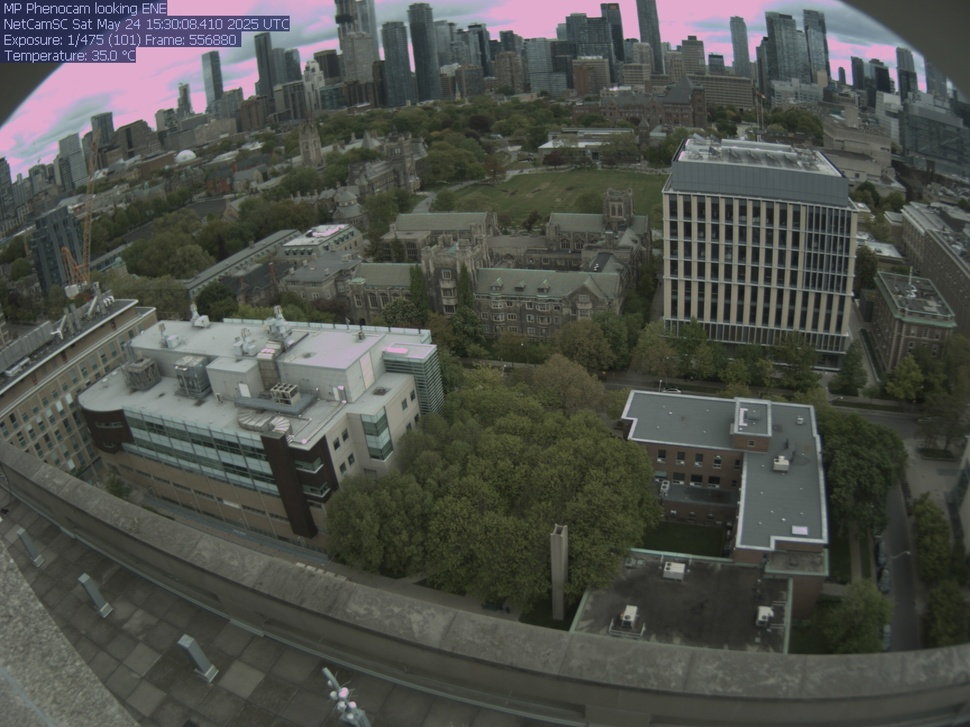
#> input picture data/phenocam/UT1_reference.jpg, 970 x 727 px, shrunk from 2592 x 1944 before the run
$ python -i utils.py   (imports and definitions only)
#> lines starting #> are read from the running program, lines starting #| are printed output that depends on the picture
#> further down, picture is the input picture: shape (727, 970, 3); mean B, G, R 74.7, 80.1, 77.9
"""Config and small image helpers shared by the camera/ scripts."""

from pathlib import Path

import cv2
import numpy as np
import pandas as pd
import yaml

ROOT = Path(__file__).resolve().parents[1]
_cfg_file = ROOT / "config.local.yaml"          # your own copy of config.yaml, not in git
# [1 line not run here, left out]


# [9 lines left out: function path, not called in this run]

# [1 line that did not run here, left out]
# [1 line that did not run here, left out]
# [1 line that did not run here, left out]


# [8 lines that did not run here, left out]


def apply_clahe(img_bgr):
    lab = cv2.cvtColor(img_bgr, cv2.COLOR_BGR2LAB)
#> lab: shape (727, 970, 3); mean of channels 0, 1, 2 84.9, 125.9, 131.2
    l, a, b = cv2.split(lab)
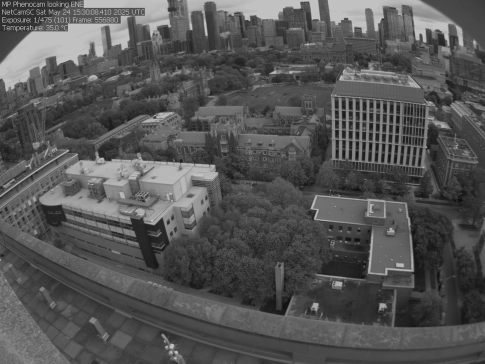
#> l: shape (727, 970) (shown at 1/2 size); min 7, max 221, mean 84.9
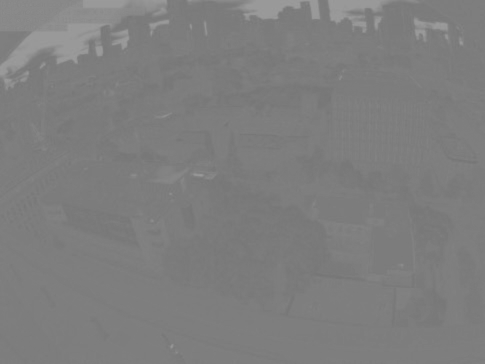
#> a: shape (727, 970) (shown at 1/2 size); min 116, max 157, mean 125.9
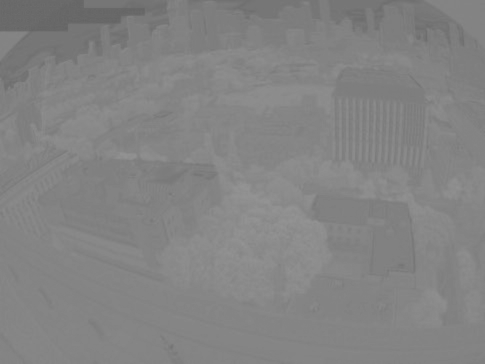
#> b: shape (727, 970) (shown at 1/2 size); min 99, max 149, mean 131.2
    l = cv2.createCLAHE(clipLimit=3.0, tileGridSize=(8, 8)).apply(l)
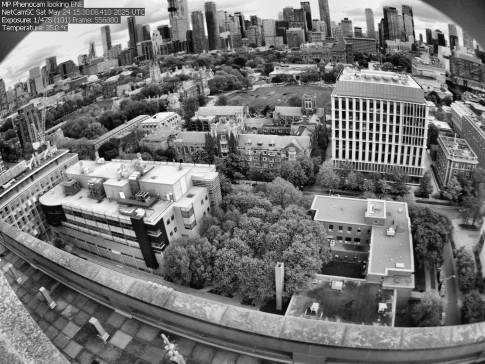
#> l: shape (727, 970) (shown at 1/2 size); min 1, max 253, mean 115.8
    return cv2.cvtColor(cv2.merge((l, a, b)), cv2.COLOR_LAB2BGR)
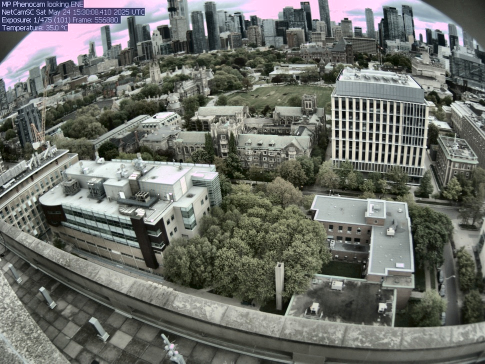
#> returned value: shape (727, 970, 3) (shown at 1/2 size); mean B, G, R 105.1, 111.1, 108.3


def edge_density(img_bgr, clahe=True):
    """Fraction of Canny edge pixels. Low values = fog, blur, dark or blank frames."""
    proc = apply_clahe(img_bgr) if clahe else img_bgr
    gray = cv2.cvtColor(proc, cv2.COLOR_BGR2GRAY)
    edges = cv2.Canny(gray, 100, 200)
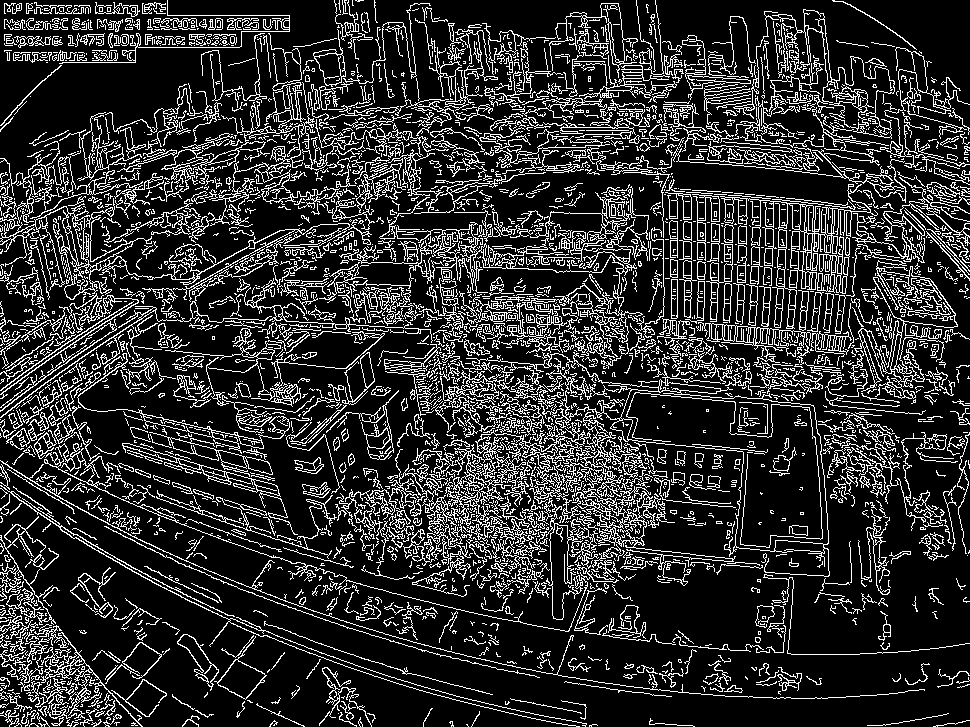
#> edges: shape (727, 970); 18.4% white in thin lines or dots
    return float((edges > 0).sum() / edges.size)

>>> import cv2
>>> picture = cv2.imread('../data/phenocam/UT1_reference.jpg')
>>> result = edge_density(picture)
#> result = 0.184

$ run again, on data/phenocam/UT2_reference.jpg
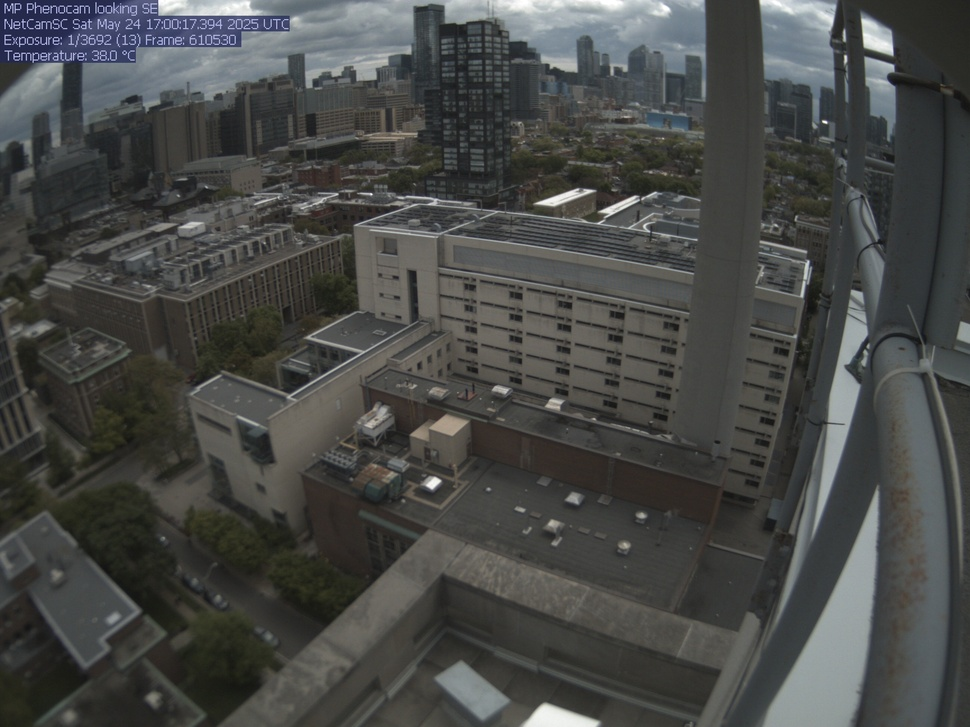
#> input picture data/phenocam/UT2_reference.jpg, 970 x 727 px, shrunk from 2592 x 1944 before the run
#> picture is the input picture: shape (727, 970, 3); mean B, G, R 71.5, 73.3, 71.8
#> lab: shape (727, 970, 3); mean of channels 0, 1, 2 77.8, 127.1, 129
#> in apply_clahe, `return cv2.cvtColor(cv2.merge((l, a, b)), cv2.COLOR_LAB2BGR)`:
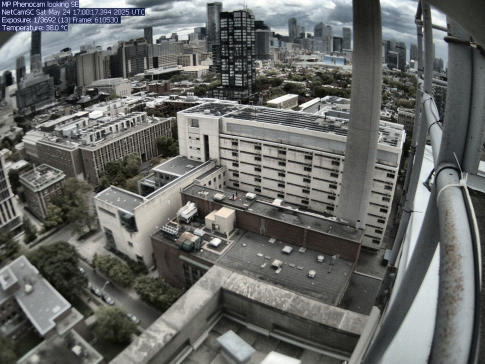
#> returned value: shape (727, 970, 3) (shown at 1/2 size); mean B, G, R 102.3, 104.4, 102.7
#> in edge_density, `edges = cv2.Canny(gray, 100, 200)`:
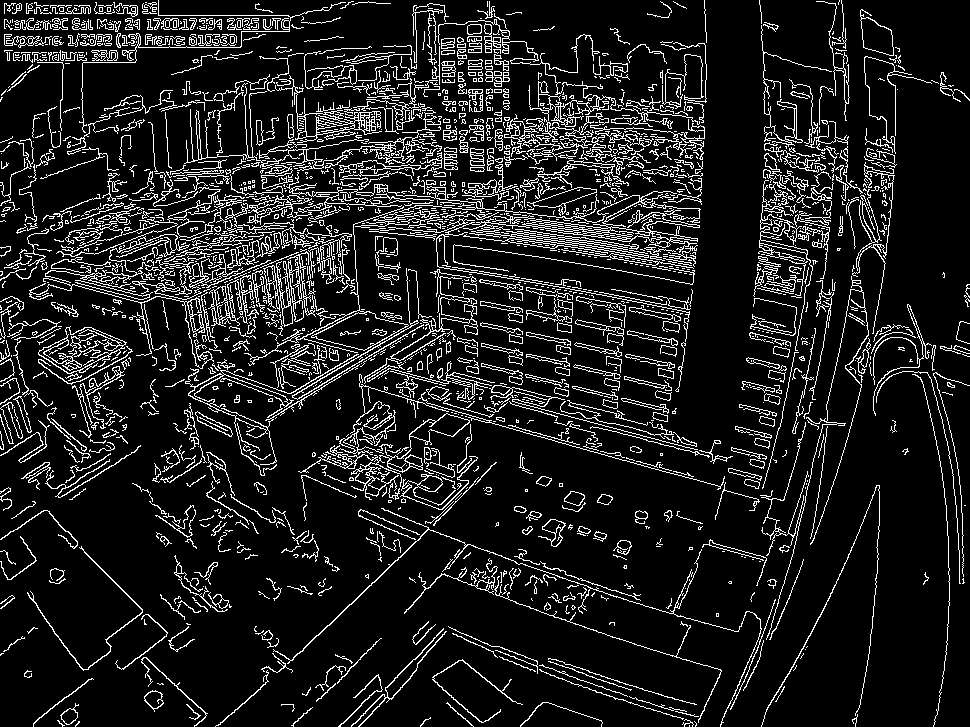
#> edges: shape (727, 970); 11.8% white in thin lines or dots
#> result = 0.118

$ run again, on data/phenocam/UT3_reference.jpg
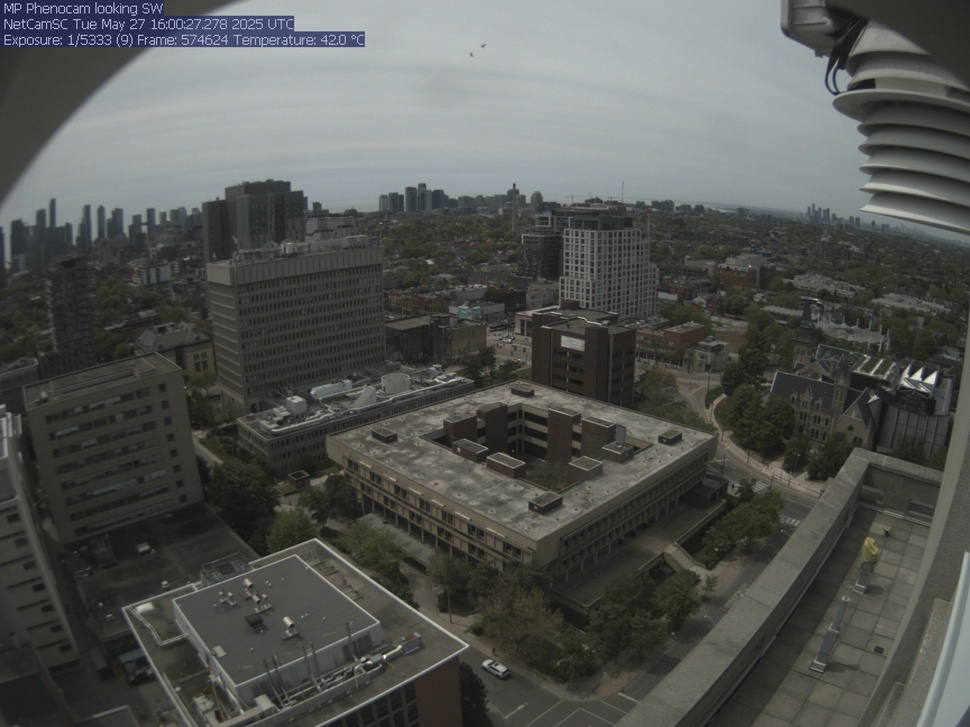
#> input picture data/phenocam/UT3_reference.jpg, 970 x 727 px, shrunk from 2592 x 1944 before the run
#> picture is the input picture: shape (727, 970, 3); mean B, G, R 82.9, 85.5, 84
#> lab: shape (727, 970, 3); mean of channels 0, 1, 2 89.9, 126.9, 129.5
#> in apply_clahe, `return cv2.cvtColor(cv2.merge((l, a, b)), cv2.COLOR_LAB2BGR)`:
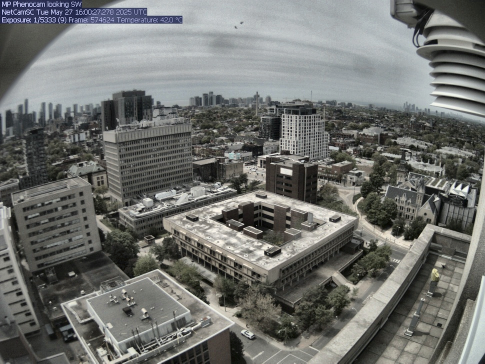
#> returned value: shape (727, 970, 3) (shown at 1/2 size); mean B, G, R 110.7, 113.7, 112.2
#> in edge_density, `edges = cv2.Canny(gray, 100, 200)`:
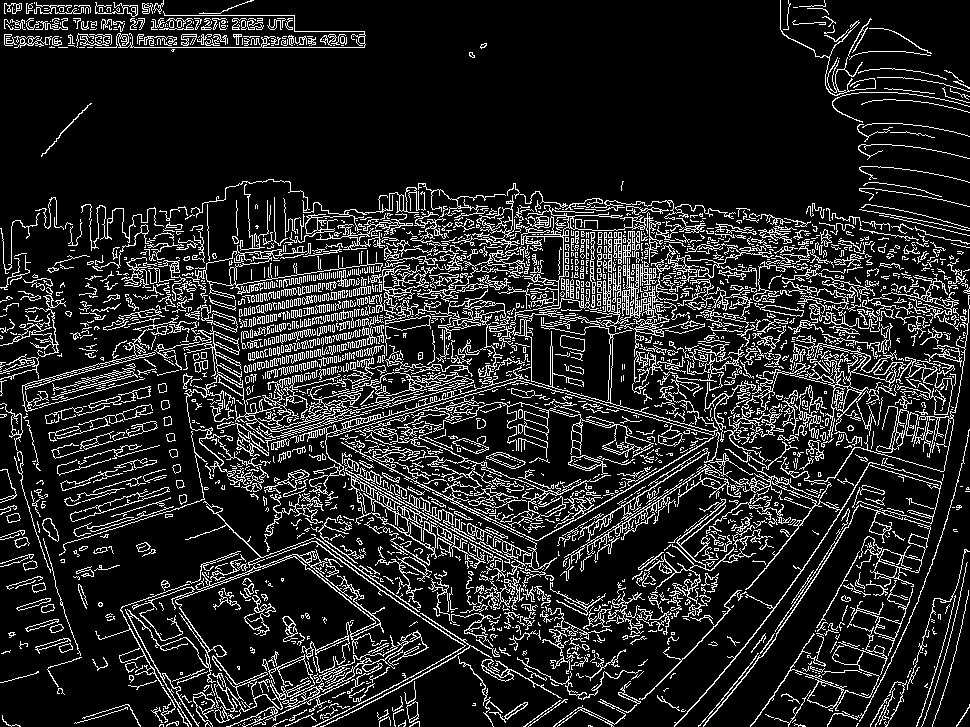
#> edges: shape (727, 970); 14.5% white in thin lines or dots
#> result = 0.145
